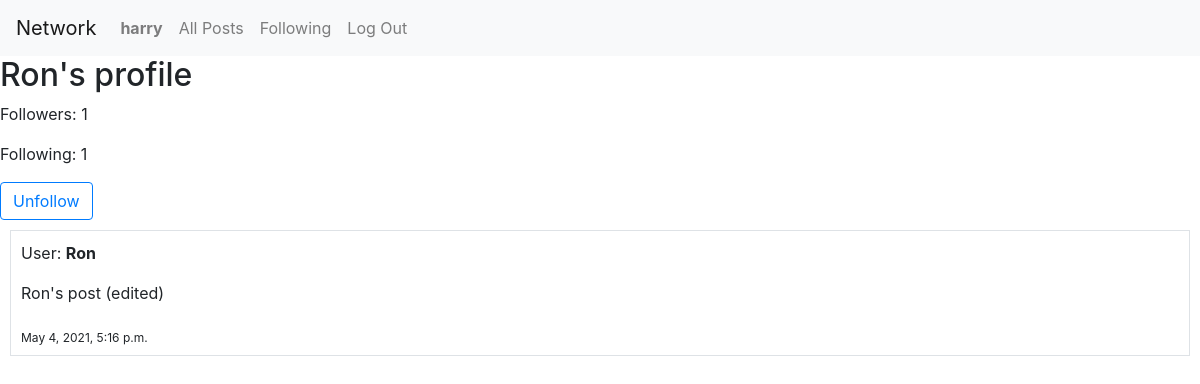
Screenshot of /profile/3 (signed in) with the database file from the repository.
### network/models.py (models this page shows, shortened)
class User(AbstractUser):
    pass

class TimeStampMixin(models.Model):
    created_at = models.DateTimeField(auto_now_add=True)
    updated_at = models.DateTimeField(auto_now=True)
    class Meta:
        abstract = True

class Post(TimeStampMixin):
    user = models.ForeignKey(User, on_delete=models.CASCADE)
    content = models.CharField(max_length = 64)
    likes = models.IntegerField(default=0)

### network/views.py (the view)
# urls.py: path("profile/<int:user_id>", views.profile, name="profile"),
def profile(request, user_id):
    target_user = User.objects.get(id=user_id)
    user = request.user
    posts_chronological = []
    for object in Post.objects.filter(user=target_user):
        posts_chronological.insert(0,object)
    following_check = Profile.objects.filter(user=user, following=target_user).exists()
    following_count = Profile.objects.filter(user=target_user).values('following').count()
    followers_count = Profile.objects.filter(user=target_user).values('followers').count()
    return render(request, "network/profile.html", {
        "posts": posts_chronological,
        "profile": target_user,
        "following_check": following_check,
        "following_count": following_count,
        "followers_count": followers_count,
    })

### network/templates/network/profile.html (shortened to what this page needs)
{% extends "network/layout.html" %}
{% block body %}
  <h2> {{ profile.username }}'s profile</h2>
  <p> Followers: {{followers_count}}</p>
  <p> Following: {{following_count}}</p>
  {% if user.id != profile.id %}
    <form action="{% url 'follow' profile.id %}" method="post">
      {% if following_check == True %}
        <input type="submit" value="Unfollow" class="btn btn-outline-primary" />
      {% endif %}
    </form>
  {% endif %}
  {% for post in posts %}
    <div class="border" style="margin: 10px; padding: 10px;">
      <p>User:  <b> {{ post.user }} </b></p>
      <p> {{ post.content }} </p>
      <sub> {{ post.created_at }}</sub>
    </div>
  {% endfor %}
{% endblock %}

### network/templates/network/layout.html (shortened to what this page needs)
{% load static %}
<!DOCTYPE html>
<html lang="en">
    <head>
        <link rel="stylesheet" href="https://stackpath.bootstrapcdn.com/bootstrap/4.4.1/css/bootstrap.min.css">
        <link href="{% static 'network/styles.css' %}" rel="stylesheet">
    </head>
    <body>
        <nav class="navbar navbar-expand-lg navbar-light bg-light">
            <a class="navbar-brand" href="#">Network</a>
            <div>
              <ul class="navbar-nav mr-auto">
                {% if user.is_authenticated %}
                    <li class="nav-item">
                        <a class="nav-link" href="{% url 'profile' user.id %}"><strong>{{ user.username }}</strong></a>
                    </li>
                {% endif %}
                <li class="nav-item">
                  <a class="nav-link" href="{% url 'index' %}">All Posts</a>
                </li>
                {% if user.is_authenticated %}
                    <li class="nav-item">
                        <a class="nav-link" href="{% url 'following' %}">Following</a>
                    </li>
                    <li class="nav-item">
                        <a class="nav-link" href="{% url 'logout' %}">Log Out</a>
                    </li>
                {% endif %}
              </ul>
            </div>
          </nav>
        <div class="body">
          {% block body %}
          {% endblock %}
        </div>
    </body>
</html>

### rows the page displays
User: username "harry"
User: username "Ron"
Post: user "Ron", content "Ron's post (edited)", created_at "May 4, 2021, 5:16 p.m."

### other values shown
{{ followers_count }} "1"
{{ following_count }} "1"
